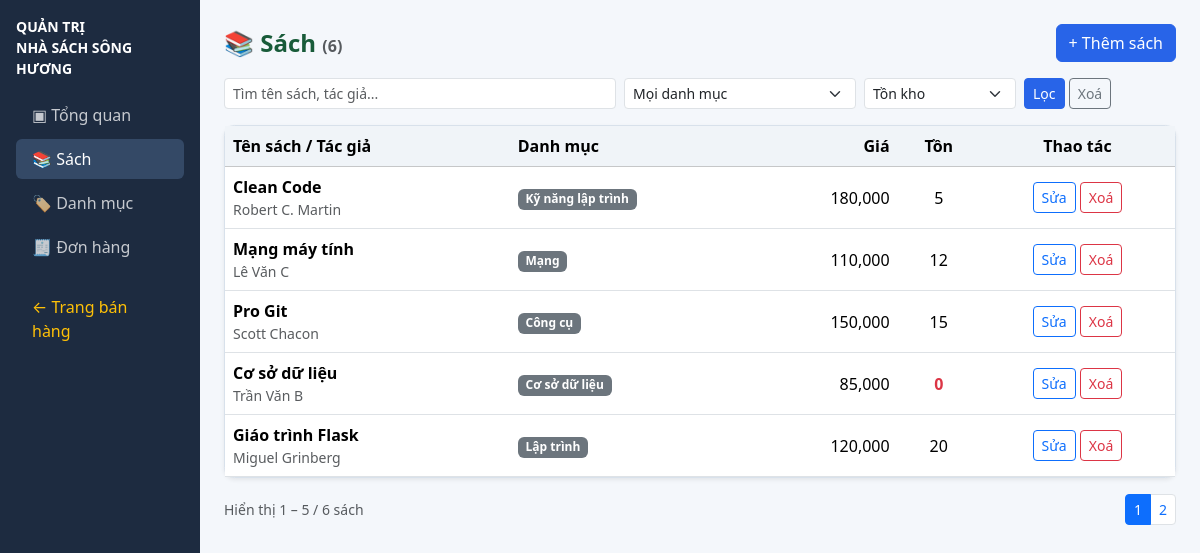
The app's page /admin/books with its own data.
### app.py (models this page shows, shortened)
class Book(db.Model):
    __tablename__ = "book"
    id: Mapped[int] = mapped_column(primary_key=True)
    title: Mapped[str] = mapped_column(String(200), nullable=False)
    author: Mapped[str] = mapped_column(String(200), nullable=False)
    publisher: Mapped[str | None] = mapped_column(String(200))
    year: Mapped[int | None] = mapped_column(Integer)
    price: Mapped[int] = mapped_column(Integer, nullable=False)  # VND, int
    stock: Mapped[int] = mapped_column(Integer, default=0)
    description: Mapped[str | None] = mapped_column(Text)
    cover_image: Mapped[str | None] = mapped_column(String(300))
    category_id: Mapped[int | None] = mapped_column(ForeignKey("category.id"))
    created_at: Mapped[datetime] = mapped_column(default=datetime.utcnow)
    category: Mapped["Category | None"] = relationship("Category", back_populates="books")
    order_items: Mapped[list["OrderItem"]] = relationship("OrderItem", back_populates="book")

class Category(db.Model):
    __tablename__ = "category"
    id: Mapped[int] = mapped_column(primary_key=True)
    name: Mapped[str] = mapped_column(String(100), unique=True, nullable=False)
    description: Mapped[str | None] = mapped_column(Text)
    books: Mapped[list["Book"]] = relationship("Book", back_populates="category")

### app.py (the view)
@app.get("/admin/books")
def admin_books():
    q = request.args.get("q", "").strip()
    cat_id = request.args.get("cat", "")
    stock_filter = request.args.get("stock", "")
    page = request.args.get("page", 1, type=int)
    stmt = db.select(Book).order_by(Book.id.desc())
    if q:
        stmt = stmt.where(
            (Book.title.ilike(f"%{q}%")) | (Book.author.ilike(f"%{q}%"))
        )
    if cat_id:
        stmt = stmt.where(Book.category_id == int(cat_id))
    if stock_filter == "available":
        stmt = stmt.where(Book.stock > 5)
    elif stock_filter == "low":
        stmt = stmt.where(Book.stock > 0, Book.stock <= 5)
    elif stock_filter == "out":
        stmt = stmt.where(Book.stock == 0)
    all_books = db.session.execute(stmt).scalars().all()
    per_page = 5
    total = len(all_books)
    total_pages = max(1, (total + per_page - 1) // per_page)
    page = max(1, min(page, total_pages))
    paged_books = all_books[(page - 1) * per_page: page * per_page]
    categories = db.session.execute(db.select(Category).order_by(Category.name)).scalars().all()
    delete_form = DeleteForm()
    booked_ids = set(
        row[0] for row in db.session.execute(
            db.select(OrderItem.book_id).distinct()
        ).all()
    )
    return render_template("admin/books.html",
                           books=paged_books, categories=categories,
                           q=q, cat_id=cat_id, stock_filter=stock_filter,
                           page=page, total_pages=total_pages, total=total,
                           delete_form=delete_form, booked_ids=booked_ids)

### app.py
class DeleteForm(FlaskForm):
    pass

### app.py (called while the page is built)
@app.context_processor
def inject_pending_count():
    try:
        count = db.session.scalar(
            db.select(func.count(Order.id)).where(Order.status == "Chờ xác nhận")
        )
    except Exception:
        count = 0
    return {"pending_order_count": count or 0}

### templates/admin/books.html (shortened to what this page needs)
{% extends 'admin/base_admin.html' %}
{% block content %}
<div class="d-flex justify-content-between align-items-center mb-3">
  <h4 class="mb-0">📚 Sách <small class="text-muted fs-6">({{ total }})</small></h4>
  <a href="{{ url_for('admin_book_new') }}" class="btn btn-primary">+ Thêm sách</a>
</div>
<form method="get" class="row g-2 mb-3">
  <div class="col-sm-5">
    <input type="text" name="q" class="form-control form-control-sm" placeholder="Tìm tên sách, tác giả..." value="{{ q }}">
  </div>
  <div class="col-sm-3">
    <select name="cat" class="form-select form-select-sm">
      <option value="">Mọi danh mục</option>
    </select>
  </div>
  <div class="col-sm-2">
    <select name="stock" class="form-select form-select-sm">
      <option value="">Tồn kho</option>
    </select>
  </div>
  <div class="col-auto">
    <button class="btn btn-primary btn-sm">Lọc</button>
    <a href="{{ url_for('admin_books') }}" class="btn btn-outline-secondary btn-sm">Xoá</a>
  </div>
</form>
<div class="card shadow-sm">
  <div class="card-body p-0">
    <table class="table table-hover mb-0">
      <thead class="table-light">
        <tr>
          <th>Tên sách / Tác giả</th>
          <th>Danh mục</th>
          <th class="text-end">Giá</th>
          <th class="text-center">Tồn</th>
          <th class="text-center">Thao tác</th>
        </tr>
      </thead>
      <tbody>
        {% for book in books %}
        <tr>
          <td>
            <div class="fw-semibold">{{ book.title }}</div>
            <div class="text-muted small">{{ book.author }}</div>
          </td>
          <td><span class="badge bg-secondary">{{ book.category.name if book.category else '—' }}</span></td>
          <td class="text-end">{{ "{:,.0f}".format(book.price) }}</td>
          <td class="text-center {% if book.stock == 0 %}text-danger fw-bold{% endif %}">{{ book.stock }}</td>
          <td class="text-center">
            <a href="{{ url_for('admin_book_edit', book_id=book.id) }}" class="btn btn-sm btn-outline-primary">Sửa</a>
            {% if book.id in booked_ids %}
            <button class="btn btn-sm btn-outline-secondary" disabled title="Sách đã có trong đơn hàng">Xoá</button>
            {% else %}
            <form method="post" action="{{ url_for('admin_book_delete', book_id=book.id) }}" class="d-inline"
                  onsubmit="return confirm('Xoá sách này?')">
              <button class="btn btn-sm btn-outline-danger">Xoá</button>
            </form>
            {% endif %}
          </td>
        </tr>
        {% else %}
        <tr><td colspan="5" class="text-center text-muted py-4">Không có sách nào.</td></tr>
        {% endfor %}
      </tbody>
    </table>
  </div>
</div>
{% if total_pages > 1 %}
<div class="d-flex justify-content-between align-items-center mt-3">
  <small class="text-muted">
    Hiển thị {{ (page-1)*5 + 1 }} – {{ [page*5, total]|min }} / {{ total }} sách
  </small>
  <nav>
    <ul class="pagination pagination-sm mb-0">
      {% for p in range(1, total_pages + 1) %}
      <li class="page-item {% if p == page %}active{% endif %}">
        <a class="page-link" href="{{ url_for('admin_books', q=q, cat=cat_id, stock=stock_filter, page=p) }}">{{ p }}</a>
      </li>
      {% endfor %}
    </ul>
  </nav>
</div>
{% endif %}
{% endblock %}

### templates/admin/base_admin.html (style rules this page uses)
:root { --admin-navy: #1d2b40; --admin-blue: #2864e8; --admin-border: #d8e1eb; }
body { background: #f4f7fb; color: #263445; }
.table td, .table th { vertical-align: middle; }
.card { border-color: var(--admin-border); border-radius: .65rem; }
.btn-primary { background: var(--admin-blue); border-color: var(--admin-blue); }
h4 { color: #185b39; font-weight: 700; }
.table-light { --bs-table-bg: #f0f4f8; }

### records on screen
Book: title "Clean Code", author "Robert C. Martin", category "Kỹ năng lập trình", price "180,000", stock "5"
Book: title "Mạng máy tính", author "Lê Văn C", category "Mạng", price "110,000", stock "12"
Book: title "Pro Git", author "Scott Chacon", category "Công cụ", price "150,000", stock "15"
Book: title "Cơ sở dữ liệu", author "Trần Văn B", category "Cơ sở dữ liệu", price "85,000", stock "0"
Book: title "Giáo trình Flask", author "Miguel Grinberg", category "Lập trình", price "120,000", stock "20"

### other values on screen
{{ total }} "6"
{{ (page-1)*5 + 1 }} "1"
{{ [page*5, total]|min }} "5"
{{ p }} "1" "2"
